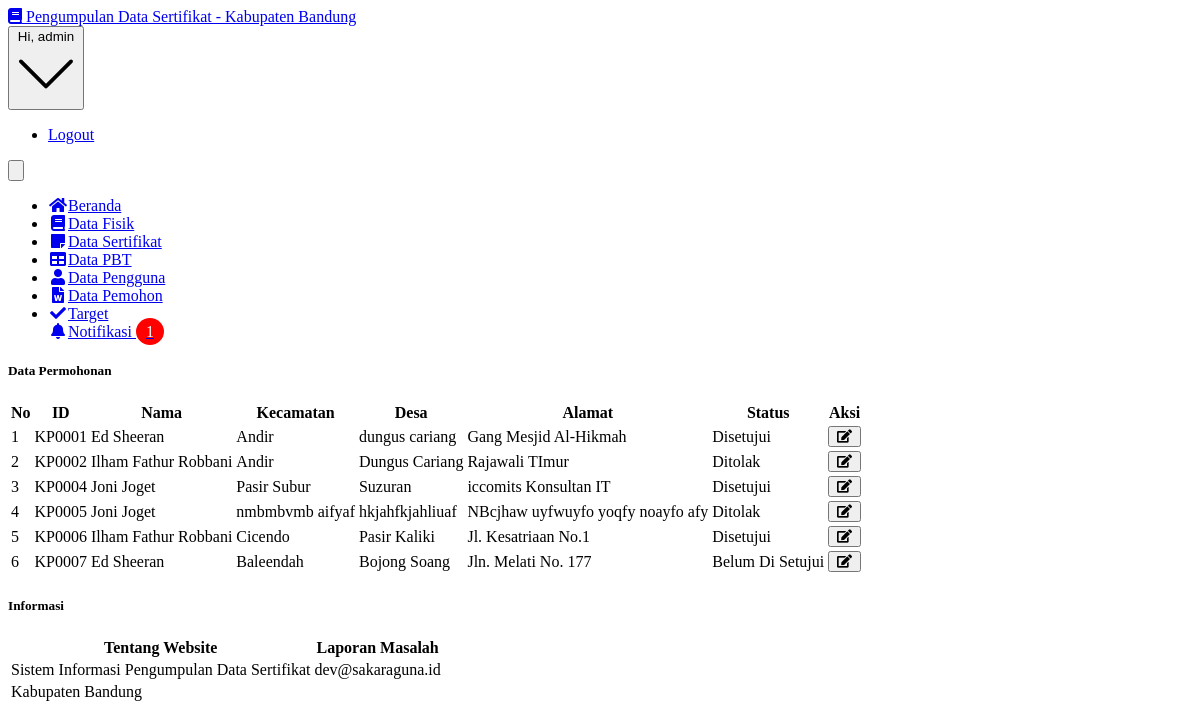
The page /admin/permohonan.php (signed in) on the database as committed earlier.
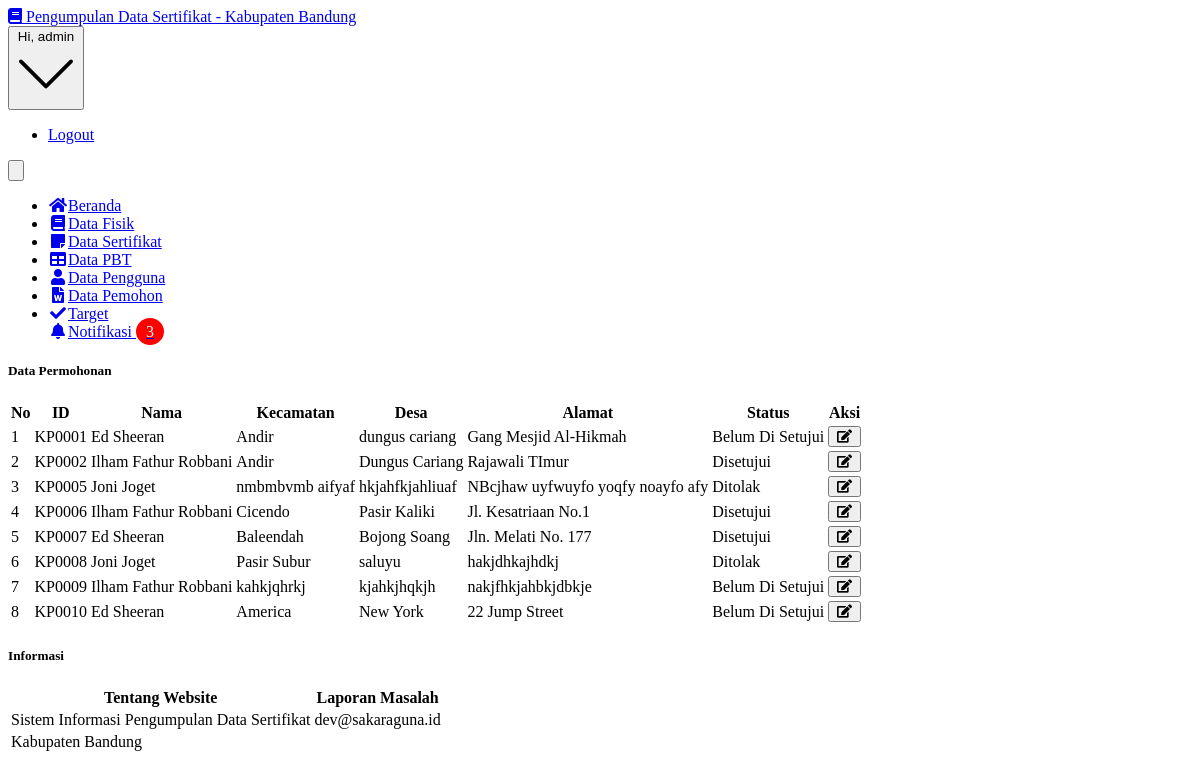
The same page on the database as committed later.
### tables this page shows
CREATE TABLE `user` (
  `id_user` int(5) NOT NULL,
  `username` varchar(20) NOT NULL,
  `password` varchar(50) NOT NULL,
  `email` varchar(50) NOT NULL,
  `nama_lengkap` varchar(50) NOT NULL,
  `jabatan` varchar(10) NOT NULL,
  `dibuat_pada` timestamp(6) NOT NULL DEFAULT CURRENT_TIMESTAMP(6) ON UPDATE CURRENT_TIMESTAMP(6)
);

CREATE TABLE `permohonan` (
  `id_permohonan` varchar(6) NOT NULL,
  `id_user` int(5) NOT NULL,
  `kecamatan` varchar(255) NOT NULL,
  `desa` varchar(255) NOT NULL,
  `alamat` text NOT NULL,
  `status` enum('Belum Di Setujui','Disetujui','Ditolak') NOT NULL,
  `notif` enum('read','unread') NOT NULL,
  `notif_fisik` enum('read','unread') NOT NULL,
  `notif_yuridis` enum('read','unread') NOT NULL,
  `date_created` datetime NOT NULL DEFAULT CURRENT_TIMESTAMP
);

### admin/permohonan.php (the view, shortened to what this page needs)
<?php
	include '../core/conn.php';
  $ambilNotif = mysqli_query($connection,"SELECT * FROM permohonan WHERE notif = 'unread' ORDER BY id_permohonan ASC");
  $jumlahNotif = mysqli_num_rows($ambilNotif);
	$data = mysqli_query($connection, "SELECT * FROM permohonan");
?>
<!DOCTYPE html>
<html lang="en">
  <head>
    <link rel="stylesheet" href="https://use.fontawesome.com/releases/v5.3.1/css/all.css">
    <link href="../assets/css/style.css" rel="stylesheet" type="text/css">
  </head>
  <body class="bg-gray-100 font-sans leading-normal tracking-normal">
    <nav id="header" class="bg-white fixed w-full z-10 top-0 shadow">
      <div class="w-full container mx-auto flex flex-wrap items-center mt-0 pt-3 pb-3 md:pb-0">
        <div class="w-1/2 pl-2 md:pl-0">
          <a class="text-gray-900 text-base xl:text-xl no-underline hover:no-underline font-bold" href="#">
          <i class="fas fa-book text-orange-600 pr-3"></i> Pengumpulan Data Sertifikat - Kabupaten Bandung
          </a>
        </div>
        <div class="w-1/2 pr-0">
          <div class="flex relative inline-block float-right">
            <div class="relative text-sm">
              <button id="userButton" class="flex items-center focus:outline-none mr-3">
                Hi, <?php echo $_SESSION['username'];?> </span>
              </button>
              <div id="userMenu" class="bg-white rounded shadow-md mt-2 absolute mt-12 top-0 right-0 min-w-full overflow-auto z-30 invisible">
                <ul class="list-reset">
                  <li><a href="../core/logout.php" class="px-4 py-2 block text-gray-900 hover:bg-gray-400 no-underline hover:no-underline">Logout</a></li>
                </ul>
              </div>
            </div>
            <div class="block lg:hidden pr-4">
              <button id="nav-toggle" class="flex items-center px-3 py-2 border rounded text-gray-500 border-gray-600 hover:text-gray-900 hover:border-teal-500 appearance-none focus:outline-none">
              </button>
            </div>
          </div>
        </div>
        <div class="w-full flex-grow lg:flex lg:items-center lg:w-auto hidden lg:block mt-2 lg:mt-0 bg-white z-20" id="nav-content">
          <ul class="list-reset lg:flex flex-1 items-center px-4 md:px-0">
            <li class="mr-6 my-2 md:my-0">
              <a href="index.php" class="block py-1 md:py-3 pl-1 align-middle text-gray-500 no-underline hover:text-gray-900 border-b-2 border-white hover:border-orange-600">
              <i class="fas fa-home fa-fw mr-3 text-gray-500"></i><span class="pb-1 md:pb-0 text-sm">Beranda</span>
              </a>
            </li>
            <li class="mr-6 my-2 md:my-0">
              <a href="fisik.php" class="block py-1 md:py-3 pl-1 align-middle text-gray-500 no-underline hover:text-gray-900 border-b-2 border-white hover:border-pink-500">
              <i class="fas fa-book fa-fw mr-3"></i><span class="pb-1 md:pb-0 text-sm">Data Fisik</span>
              </a>
            </li>
            <li class="mr-6 my-2 md:my-0">
              <a href="sertifikat.php" class="block py-1 md:py-3 pl-1 align-middle text-gray-500 no-underline hover:text-gray-900 border-b-2 border-white hover:border-purple-500">
              <i class="fa fa-sticky-note fa-fw mr-3"></i><span class="pb-1 md:pb-0 text-sm">Data Sertifikat</span>
              </a>
            </li>
            <li class="mr-6 my-2 md:my-0">
              <a href="pbt.php" class="block py-1 md:py-3 pl-1 align-middle text-gray-500 no-underline hover:text-gray-900 border-b-2 border-white hover:border-green-500">
              <i class="fas fa-table fa-fw mr-3"></i><span class="pb-1 md:pb-0 text-sm">Data PBT</span>
              </a>
            </li>
            <li class="mr-6 my-2 md:my-0">
              <a href="users.php" class="block py-1 md:py-3 pl-1 align-middle text-gray-500 no-underline hover:text-gray-900 border-b-2 border-white hover:border-red-500">
              <i class="fa fa-user fa-fw mr-3"></i><span class="pb-1 md:pb-0 text-sm">Data Pengguna</span>
              </a>
            </li>
            <li class="mr-6 my-2 md:my-0">
              <a href="permohonan.php" class="block py-1 md:py-3 pl-1 align-middle text-blue-500 no-underline hover:text-gray-900 border-b-2 border-white border-blue-500">
              <i class="fa fa-file-word fa-fw mr-3"></i><span class="pb-1 md:pb-0 text-sm">Data Pemohon</span>
              </a>
            </li>
            <li class="mr-6 my-2 md:my-0">
              <a href="target.php" class="block py-1 md:py-3 pl-1 align-middle text-gray-500 no-underline hover:text-gray-900 border-b-2 border-white hover:border-yellow-500">
              <i class="fa fa-check fa-fw mr-3"></i><span class="pb-1 md:pb-0 text-sm">Target</span>
              </a>
            </li>
            <li class="dropdown mr-6 my-2 md:my-0">
              <a href="#" class="block py-1 md:py-3 pl-1 align-middle text-gray-500 no-underline hover:text-gray-900 border-b-2 border-white">
              <i class="fa fa-bell fa-fw mr-3"></i><span class="pb-1 md:pb-0 text-sm">Notifikasi <span class="badge"><?php echo $jumlahNotif;?></span></span>
              </a>
            </li>
          </ul>
        </div>
      </div>
    </nav>
    <div class="container w-full mx-auto pt-20">
      <div class="w-full px-4 md:px-0 md:mt-8 mb-16 text-gray-800 leading-normal ">
        <div class="w-full p-3">
          <div class="bg-white border rounded shadow-sm p-3">
            <div class="border-b p-3">
              <h5 class="font-bold uppercase text-gray-600">Data Permohonan</h5>
            </div>
            <table class="table-auto w-full">
              <thead>
                <tr class="bg-blue-300">
                  <th class="px-4 py-2">No</th>
                  <th class="px-4 py-2">ID</th>
                  <th class="px-4 py-2">Nama</th>
                  <th class="px-4 py-2">Kecamatan</th>
                  <th class="px-4 py-2">Desa</th>
                  <th class="px-4 py-2">Alamat</th>
                  <th class="px-4 py-2">Status</th>
                  <th class="px-4 py-2">Aksi</th>
                </tr>
              </thead>
              <tbody>
              <?php
              	$no = 0;
                while($d = mysqli_fetch_array($data)){
                	$no++;
              ?>
              <?php
              	$id_user = $d['id_user'];
              	$nama = mysqli_query($connection, "SELECT nama_lengkap FROM user WHERE id_user=$id_user");
              	while ($row = $nama->fetch_assoc()) {
              ?>
                <tr class="text-center">
                  <td class="border px-4 py-2"><?php echo $no;?></td>
                  <td class="border px-4 py-2"><?=$d['id_permohonan'];?></td>
                  <td class="border px-4 py-2"><?=$row['nama_lengkap'];?></td>
                  <td class="border px-4 py-2"><?=$d['kecamatan'];?></td>
                  <td class="border px-4 py-2"><?=$d['desa'];?></td>
                  <td class="border px-4 py-2"><?=$d['alamat'];?></td>
                  <td class="border px-4 py-2"><?=$d['status'];?></td>
                  <td class="border px-4 py-2">
                    <a href="edit_permohonan.php?id_permohonan=<?=$d['id_permohonan'];?>"><button title="Detail" class="bg-green-400 px-2 py-1 text-sm rounded-md text-green-700"> <i class="fa fa-edit fa-fw"></i> </button></a>
                  </td>
                </tr>
            <?php } ?>
                <?php } ?>
              </tbody>
            </table>
          </div>
        </div>
          <div class="w-full p-3">
            <div class="bg-white border rounded shadow">
              <div class="border-b p-3">
                <h5 class="font-bold uppercase text-gray-600">Informasi</h5>
              </div>
              <div class="p-5">
                <table class="w-full p-5 text-gray-700">
                  <thead>
                    <tr>
                      <th class="text-left text-blue-900">Tentang Website</th>
                      <th class="text-left text-blue-900">Laporan Masalah</th>
                    </tr>
                  </thead>
                  <tbody>
                    <tr>
                      <td>Sistem Informasi Pengumpulan Data Sertifikat</td>
                      <td>dev@sakaraguna.id</td>
                    </tr>
                    <tr>
                      <td>Kabupaten Bandung</td>
                    </tr>
                  </tbody>
                </table>
              </div>
            </div>
          </div>
        </div>
        </div>
  </body>
</html>

### admin/permohonan.php (style rules this page uses)
.badge { top: -10px; right: -10px; padding: 5px 10px; border-radius: 50%; background-color: red; color: white; }
li.dropdown { display: inline-block; }

Rows that differ between the two databases and show on the page:
removed permohonan: id_permohonan "KP0004", kecamatan "Pasir Subur", desa "Suzuran", alamat "iccomits Konsultan IT", status "Disetujui", user (nama_lengkap "Joni Joget")
changed permohonan "KP0001": status "Disetujui" → "Belum Di Setujui"
changed permohonan "KP0002": status "Ditolak" → "Disetujui"
changed permohonan "KP0007": status "Belum Di Setujui" → "Disetujui"
added permohonan: id_permohonan "KP0008", kecamatan "Pasir Subur", desa "saluyu", alamat "hakjdhkajhdkj", status "Ditolak", user (nama_lengkap "Joni Joget")
added permohonan: id_permohonan "KP0009", kecamatan "kahkjqhrkj", desa "kjahkjhqkjh", alamat "nakjfhkjahbkjdbkje", status "Belum Di Setujui", user (nama_lengkap "Ilham Fathur Robbani")
added permohonan: id_permohonan "KP0010", kecamatan "America", desa "New York", alamat "22 Jump Street", status "Belum Di Setujui", user (nama_lengkap "Ed Sheeran")
Other text that changed with them:
$jumlahNotif: "1" → "3"
